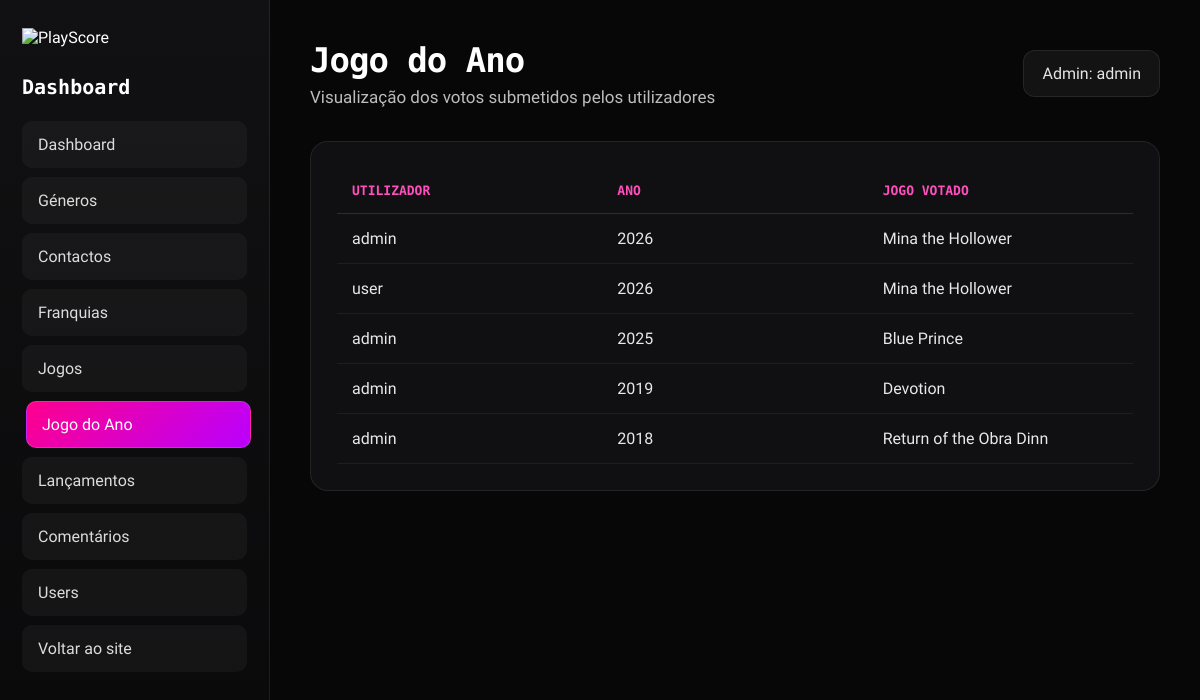
The page /Site/admin/dashboard_jogoano.php (signed in) on the database its author committed.
### tables this page shows
CREATE TABLE IF NOT EXISTS `votos_utilizadores_ano` (
  `id_voto` int NOT NULL AUTO_INCREMENT,
  `id_utilizador` int NOT NULL,
  `id_jogo` int NOT NULL,
  `ano` int NOT NULL,
  PRIMARY KEY (`id_voto`),
  UNIQUE KEY `chave_unica_voto_por_ano` (`id_utilizador`,`ano`),
  KEY `fk_votos_jogos` (`id_jogo`),
  CONSTRAINT `fk_votos_jogos` FOREIGN KEY (`id_jogo`) REFERENCES `jogos` (`id_jogo`) ON DELETE CASCADE ON UPDATE CASCADE,
  CONSTRAINT `fk_votos_users` FOREIGN KEY (`id_utilizador`) REFERENCES `users` (`id_utilizador`) ON DELETE CASCADE ON UPDATE CASCADE
);

CREATE TABLE IF NOT EXISTS `users` (
  `id_utilizador` int NOT NULL AUTO_INCREMENT,
  `nome` varchar(100) NOT NULL,
  `email` varchar(150) NOT NULL,
  `avatar_url` text,
  `password_hash` text NOT NULL,
  `tipo_utilizador` enum('admin','membro') DEFAULT 'membro',
  `data_registo` timestamp NULL DEFAULT CURRENT_TIMESTAMP,
  `bio` text,
  PRIMARY KEY (`id_utilizador`),
  UNIQUE KEY `email` (`email`)
);

CREATE TABLE IF NOT EXISTS `jogos` (
  `id_jogo` int NOT NULL AUTO_INCREMENT,
  `titulo` varchar(150) NOT NULL,
  `desenvolvedor` varchar(150) NOT NULL,
  `editor` varchar(150) NOT NULL,
  `descricao` text,
  `data_lancamento` date DEFAULT NULL,
  `capa_url` text,
  `trailer_url` text,
  `plataforma` text,
  `classificacao` float DEFAULT NULL,
  `id_genero` int DEFAULT NULL,
  `id_franquia` int DEFAULT NULL,
  `num_votos` int DEFAULT '0',
  `soma_classificacao` float DEFAULT '0',
  PRIMARY KEY (`id_jogo`),
  KEY `id_genero` (`id_genero`),
  KEY `id_franquia` (`id_franquia`),
  CONSTRAINT `jogos_ibfk_2` FOREIGN KEY (`id_genero`) REFERENCES `generos` (`id_genero`),
  CONSTRAINT `jogos_ibfk_3` FOREIGN KEY (`id_franquia`) REFERENCES `franquias` (`id_franquia`)
);

### Site/admin/dashboard_jogoano.php (the view, shortened to what this page needs)
<?php
include "../conexao.php";
$nome_admin = $_SESSION["nome"] ?? "Admin";
$por_pagina = 10;
$pagina = $_GET["pagina"] ?? 1;
$pagina = max(1, intval($pagina));
$inicio = ($pagina - 1) * $por_pagina;
$sql = "SELECT v.ano, u.nome AS nome_utilizador, j.titulo AS titulo_jogo
        FROM votos_utilizadores_ano v
        JOIN users u ON v.id_utilizador = u.id_utilizador
        JOIN jogos j ON v.id_jogo = j.id_jogo
        ORDER BY v.ano DESC, u.nome ASC
        LIMIT $inicio, $por_pagina";
$resultado = mysqli_query($conn, $sql);
?>
<!DOCTYPE html>
<html lang="pt">
<head>
    <link rel="stylesheet" href="../css/backoffice.css">
</head>
<body>
    <div class="backoffice">
        <aside class="sidebar">
            <div class="sidebar-logo">
                <img src="../logo/Logo.png" alt="PlayScore">
            </div>
            <h2>Dashboard</h2>
            <a href="dashboard.php">Dashboard</a>
            <nav class="sidebar-menu">
                <a href="dashboard_generos.php">Géneros</a>
                <a href="dashboard_contactos.php">Contactos</a>
                <a href="dashboard_franquia.php">Franquias</a>
                <a href="dashboard_jogos.php">Jogos</a>
                <a href="dashboard_jogoano.php" class="active">Jogo do Ano</a>
                <a href="dashboard_lancamento.php">Lançamentos</a>
                <a href="dashboard_comentarios.php">Comentários</a>
                <a href="dashboard_users.php">Users</a>
            </nav>
            <a href="../index.php" class="back-site">Voltar ao site</a>
        </aside>
        <main class="main-content">
            <div class="topbar">
                <div>
                    <h1>Jogo do Ano</h1>
                    <p>Visualização dos votos submetidos pelos utilizadores</p>
                </div>
                <div class="topbar-actions">
                    <span>Admin: <?php echo $nome_admin; ?></span>
                </div>
            </div>
            <section class="table-card">
                <table>
                    <thead>
                        <tr>
                            <th>Utilizador</th>
                            <th>Ano</th>
                            <th>Jogo Votado</th>
                        </tr>
                    </thead>
                    <tbody>
                        <?php if (mysqli_num_rows($resultado) > 0) { ?>
                            <?php while ($voto = mysqli_fetch_assoc($resultado)) { ?>
                                <tr>
                                    <td><?php echo htmlspecialchars($voto["nome_utilizador"]); ?></td>
                                    <td><?php echo $voto["ano"]; ?></td>
                                    <td><?php echo htmlspecialchars($voto["titulo_jogo"]); ?></td>
                                </tr>
                            <?php } ?>
                        <?php } ?>
                    </tbody>
                </table>
            </section>
        </main>
    </div>
</body>
</html>

### Site/css/backoffice.css (style rules this page uses)
* { margin: 0; padding: 0; box-sizing: border-box; }
body { background: #070708; color: white; font-family: 'Abel', sans-serif; }
.backoffice { display: flex; min-height: 100vh; }
.sidebar { width: 270px; background: linear-gradient(180deg, #111113, #09090a); padding: 28px 22px; border-right: 1px solid rgba(255,255,255,0.08); }
.sidebar-logo img { width: 150px; margin-bottom: 28px; }
.sidebar h2 { font-family: 'Kode Mono', monospace; font-size: 20px; margin-bottom: 22px; color: #ffffff; }
.sidebar a { display: block; color: #dcdcdc; text-decoration: none; padding: 13px 15px; margin-bottom: 9px; border-radius: 10px; background: rgba(255,255,255,0.04); border: 1px solid transparent; transition: 0.2s ease; }
.sidebar a:hover, .sidebar a.active { color: white; background: linear-gradient(135deg, #ff008c, #b900ff); border-color: rgba(255,255,255,0.15); transform: translateX(4px); }
.main-content { flex: 1; padding: 40px; }
.topbar { display: flex; justify-content: space-between; align-items: center; margin-bottom: 34px; }
.topbar h1 { font-family: 'Kode Mono', monospace; font-size: 34px; letter-spacing: -1px; }
.topbar p { color: #bdbdbd; margin-top: 7px; font-size: 17px; }
.topbar span { background: rgba(255,255,255,0.05); padding: 13px 18px; border-radius: 12px; border: 1px solid rgba(255,255,255,0.08); color: #e5e5e5; }
.table-card { background: rgba(17,17,19,0.95); border-radius: 18px; padding: 26px; border: 1px solid rgba(255,255,255,0.08); overflow-x: auto; }
table { width: 100%; border-collapse: collapse; table-layout: fixed; }
th, td { padding: 15px; border-bottom: 1px solid rgba(255,255,255,0.06); vertical-align: middle; text-align: left; }
th { font-family: 'Kode Mono', monospace; color: #ff4fbd; font-size: 13px; text-transform: uppercase; border-bottom: 1px solid rgba(255,255,255,0.12); }
td { color: #e8e8e8; font-size: 16px; }
tbody tr { transition: 0.2s ease; }
.topbar-actions { display: flex; align-items: center; gap: 18px; }

### rows shown on the page
votos_utilizadores_ano: id_utilizador.nome "admin", ano "2026", id_jogo.titulo "Mina the Hollower"
votos_utilizadores_ano: id_utilizador.nome "user", ano "2026", id_jogo.titulo "Mina the Hollower"
votos_utilizadores_ano: id_utilizador.nome "admin", ano "2025", id_jogo.titulo "Blue Prince"
votos_utilizadores_ano: id_utilizador.nome "admin", ano "2019", id_jogo.titulo "Devotion"
votos_utilizadores_ano: id_utilizador.nome "admin", ano "2018", id_jogo.titulo "Return of the Obra Dinn"

### other values the page prints
$nome_admin "admin"
